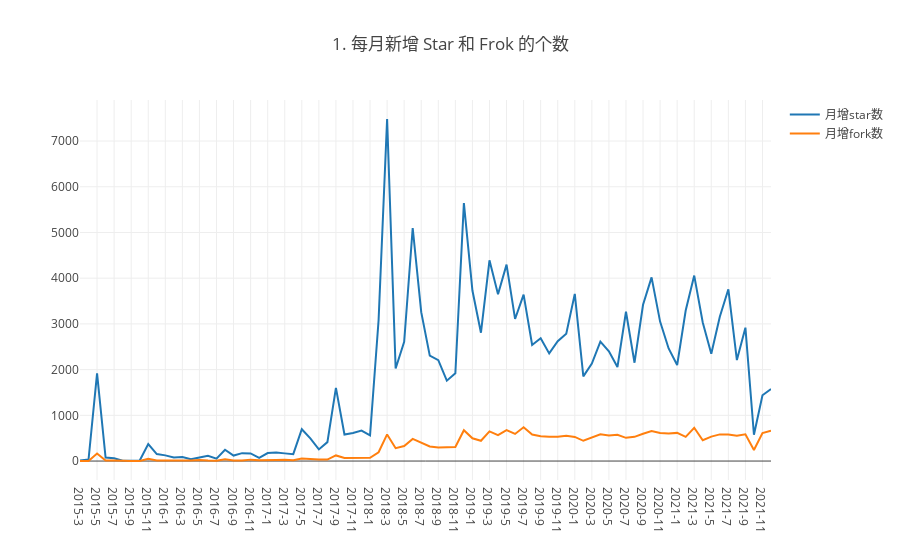

Notebook source saved alongside this figure:
### Code cell
// 1. 每月新增 Star 和 Frok 的个数
(async () => {
    let data = (await query(`
        select
            toYear(created_at) year, toMonth(created_at) month,
            count(type = 'ForkEvent' OR NULL) as forks,
            count(type = 'WatchEvent' OR NULL) as stars
        from github_log.events
        where repo_id = ${repo_id} and created_at < toDateTime('2022-01-01 00:00:00')
        group by year, month
        order by year, month
    `)).map(row => ({
        date: `${row.year}-${row.month}`,
        stars: row.stars,
        forks: row.forks
    }))
    console.table(data)

    let [date, stars, forks] = Object.keys(data[0]).map(k => data.map(row => row[k]))
    plot([
        {x: date, y: stars, mode: 'scatter', name: '月增star数'},
        {x: date, y: forks, mode: 'scatter', name: '月增fork数'}
    ], {
        title: '1. 每月新增 Star 和 Frok 的个数',
        xaxis: {type: 'category'}
    })
})();

### Figure 1 — Plotly figure (JSON) as saved in the notebook; plotly's stock layout.template omitted (floating-point values rounded to 4 significant figures)
{"data": [{"mode": "scatter", "name": "月增star数", "x": ["2015-3", "2015-4", "2015-5", "2015-6", "2015-7", "2015-8", "2015-9", "2015-10", "2015-11", "2015-12", "2016-1", "2016-2", "2016-3", "2016-4", "2016-5", "2016-6", "2016-7", "2016-8", "2016-9", "2016-10", "2016-11", "2016-12", "2017-1", "2017-2", "2017-3", "2017-4", "2017-5", "2017-6", "2017-7", "2017-8", "2017-9", "2017-10", "2017-11", "2017-12", "2018-1", "2018-2", "2018-3", "2018-4", "2018-5", "2018-6", "2018-7", "2018-8", "2018-9", "2018-10", "2018-11", "2018-12", "2019-1", "2019-2", "2019-3", "2019-4", "2019-5", "2019-6", "2019-7", "2019-8", "2019-9", "2019-10", "2019-11", "2019-12", "2020-1", "2020-2", "2020-3", "2020-4", "2020-5", "2020-6", "2020-7", "2020-8", "2020-9", "2020-10", "2020-11", "2020-12", "2021-1", "2021-2", "2021-3", "2021-4", "2021-5", "2021-6", "2021-7", "2021-8", "2021-9", "2021-10", "2021-11", "2021-12"], "y": ["13", "32", "1918", "75", "62", "5", "4", "11", "372", "153", "124", "76", "86", "38", "78", "115", "54", "248", "120", "173", "166", "70", "175", "189", "168", "150", "696", "495", "254", "414", "1601", "580", "614", "666", "562", "3081", "7482", "2024", "2606", "5098", "3256", "2306", "2208", "1759", "1922", "5644", "3729", "2808", "4390", "3649", "4297", "3108", "3642", "2538", "2687", "2354", "2622", "2786", "3657", "1853", "2134", "2614", "2401", "2056", "3266", "2151", "3419", "4018", "3051", "2463", "2100", "3292", "4057", "3030", "2348", "3157", "3757", "2210", "2918", "575", "1438", "1576"]}, {"mode": "scatter", "name": "月增fork数", "x": ["2015-3", "2015-4", "2015-5", "2015-6", "2015-7", "2015-8", "2015-9", "2015-10", "2015-11", "2015-12", "2016-1", "2016-2", "2016-3", "2016-4", "2016-5", "2016-6", "2016-7", "2016-8", "2016-9", "2016-10", "2016-11", "2016-12", "2017-1", "2017-2", "2017-3", "2017-4", "2017-5", "2017-6", "2017-7", "2017-8", "2017-9", "2017-10", "2017-11", "2017-12", "2018-1", "2018-2", "2018-3", "2018-4", "2018-5", "2018-6", "2018-7", "2018-8", "2018-9", "2018-10", "2018-11", "2018-12", "2019-1", "2019-2", "2019-3", "2019-4", "2019-5", "2019-6", "2019-7", "2019-8", "2019-9", "2019-10", "2019-11", "2019-12", "2020-1", "2020-2", "2020-3", "2020-4", "2020-5", "2020-6", "2020-7", "2020-8", "2020-9", "2020-10", "2020-11", "2020-12", "2021-1", "2021-2", "2021-3", "2021-4", "2021-5", "2021-6", "2021-7", "2021-8", "2021-9", "2021-10", "2021-11", "2021-12"], "y": ["1", "2", "164", "14", "10", "1", "1", "1", "51", "13", "17", "14", "14", "11", "22", "10", "8", "37", "10", "10", "31", "16", "26", "25", "26", "17", "56", "37", "33", "33", "123", "67", "65", "68", "70", "193", "582", "281", "329", "484", "401", "318", "295", "300", "308", "675", "497", "444", "648", "567", "677", "593", "738", "580", "542", "530", "532", "553", "527", "443", "516", "585", "557", "573", "508", "530", "598", "658", "614", "603", "616", "530", "729", "456", "534", "583", "581", "552", "586", "240", "614", "665"]}], "layout": {"autosize": true, "title": {"text": "1. 每月新增 Star 和 Frok 的个数"}, "xaxis": {"autorange": true, "range": [0, 81], "type": "category"}, "yaxis": {"autorange": true, "range": [-414.6, 7898.0], "type": "linear"}}}
